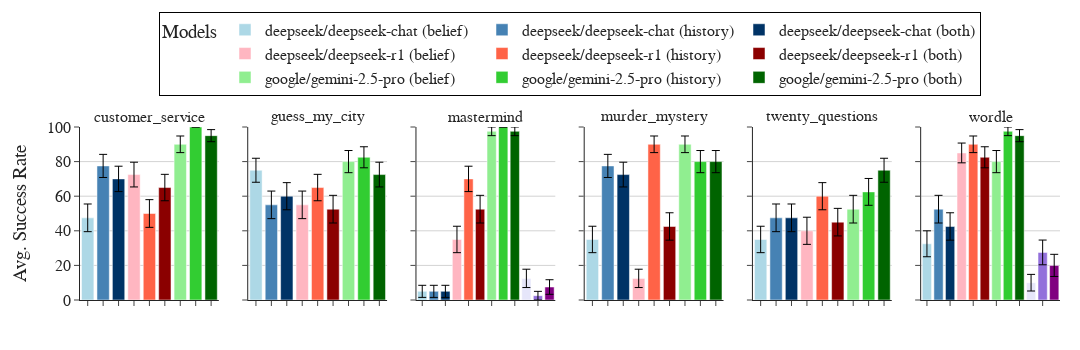

Source (notebook cell):
### Code cell
fig = plot_win_rates(summary_df)
fig.update_layout(
        
        legend=dict(
            title='Models',
            orientation='h',
            yanchor='bottom',
            y=1.18,
            xanchor='center',
            x=0.5,
            bgcolor='rgba(255,255,255,0.9)',
            bordercolor='black',
            borderwidth=1
        ),
        margin=dict(t=100, b=50, l=80, r=20),
        plot_bgcolor='white'
    )
fig.show()

### Figure 1 — Plotly figure (JSON) as saved in the notebook; plotly's stock layout.template omitted (floating-point values rounded to 4 significant figures)
{"data": [{"error_y": {"array": [7.996], "color": "black", "thickness": 1, "type": "data", "visible": true, "width": 4}, "hovertemplate": "Env: customer_service<br>Word Limit: None<br>Model: deepseek/deepseek-chat (belief)<br>Success Rate: {y:.2f}%<br>SEM: 8.00%<br>N: 40", "marker": {"color": "#ADD8E6"}, "name": "deepseek/deepseek-chat (belief)", "showlegend": true, "type": "bar", "width": 0.8, "x": ["deepseek/deepseek-chat (belief)"], "xaxis": "x", "y": [47.5], "yaxis": "y"}, {"error_y": {"array": [6.687], "color": "black", "thickness": 1, "type": "data", "visible": true, "width": 4}, "hovertemplate": "Env: customer_service<br>Word Limit: None<br>Model: deepseek/deepseek-chat (history)<br>Success Rate: {y:.2f}%<br>SEM: 6.69%<br>N: 40", "marker": {"color": "#4682B4"}, "name": "deepseek/deepseek-chat (history)", "showlegend": true, "type": "bar", "width": 0.8, "x": ["deepseek/deepseek-chat (history)"], "xaxis": "x", "y": [77.5], "yaxis": "y"}, {"error_y": {"array": [7.338], "color": "black", "thickness": 1, "type": "data", "visible": true, "width": 4}, "hovertemplate": "Env: customer_service<br>Word Limit: None<br>Model: deepseek/deepseek-chat (both)<br>Success Rate: {y:.2f}%<br>SEM: 7.34%<br>N: 40", "marker": {"color": "#003366"}, "name": "deepseek/deepseek-chat (both)", "showlegend": true, "type": "bar", "width": 0.8, "x": ["deepseek/deepseek-chat (both)"], "xaxis": "x", "y": [70.0], "yaxis": "y"}, {"error_y": {"array": [7.15], "color": "black", "thickness": 1, "type": "data", "visible": true, "width": 4}, "hovertemplate": "Env: customer_service<br>Word Limit: None<br>Model: deepseek/deepseek-r1 (belief)<br>Success Rate: {y:.2f}%<br>SEM: 7.15%<br>N: 40", "marker": {"color": "#FFB6C1"}, "name": "deepseek/deepseek-r1 (belief)", "showlegend": true, "type": "bar", "width": 0.8, "x": ["deepseek/deepseek-r1 (belief)"], "xaxis": "x", "y": [72.5], "yaxis": "y"}, {"error_y": {"array": [8.006], "color": "black", "thickness": 1, "type": "data", "visible": true, "width": 4}, "hovertemplate": "Env: customer_service<br>Word Limit: None<br>Model: deepseek/deepseek-r1 (history)<br>Success Rate: {y:.2f}%<br>SEM: 8.01%<br>N: 40", "marker": {"color": "#FF6347"}, "name": "deepseek/deepseek-r1 (history)", "showlegend": true, "type": "bar", "width": 0.8, "x": ["deepseek/deepseek-r1 (history)"], "xaxis": "x", "y": [50.0], "yaxis": "y"}, {"error_y": {"array": [7.638], "color": "black", "thickness": 1, "type": "data", "visible": true, "width": 4}, "hovertemplate": "Env: customer_service<br>Word Limit: None<br>Model: deepseek/deepseek-r1 (both)<br>Success Rate: {y:.2f}%<br>SEM: 7.64%<br>N: 40", "marker": {"color": "#8B0000"}, "name": "deepseek/deepseek-r1 (both)", "showlegend": true, "type": "bar", "width": 0.8, "x": ["deepseek/deepseek-r1 (both)"], "xaxis": "x", "y": [65.0], "yaxis": "y"}, {"error_y": {"array": [4.804], "color": "black", "thickness": 1, "type": "data", "visible": true, "width": 4}, "hovertemplate": "Env: customer_service<br>Word Limit: None<br>Model: google/gemini-2.5-pro (belief)<br>Success Rate: {y:.2f}%<br>SEM: 4.80%<br>N: 40", "marker": {"color": "#90EE90"}, "name": "google/gemini-2.5-pro (belief)", "showlegend": true, "type": "bar", "width": 0.8, "x": ["google/gemini-2.5-pro (belief)"], "xaxis": "x", "y": [90.0], "yaxis": "y"}, {"error_y": {"array": [0.0], "color": "black", "thickness": 1, "type": "data", "visible": true, "width": 4}, "hovertemplate": "Env: customer_service<br>Word Limit: None<br>Model: google/gemini-2.5-pro (history)<br>Success Rate: {y:.2f}%<br>SEM: 0.00%<br>N: 40", "marker": {"color": "#32CD32"}, "name": "google/gemini-2.5-pro (history)", "showlegend": true, "type": "bar", "width": 0.8, "x": ["google/gemini-2.5-pro (history)"], "xaxis": "x", "y": [100.0], "yaxis": "y"}, {"error_y": {"array": [3.49], "color": "black", "thickness": 1, "type": "data", "visible": true, "width": 4}, "hovertemplate": "Env: customer_service<br>Word Limit: None<br>Model: google/gemini-2.5-pro (both)<br>Success Rate: {y:.2f}%<br>SEM: 3.49%<br>N: 40", "marker": {"color": "#006400"}, "name": "google/gemini-2.5-pro (both)", "showlegend": true, "type": "bar", "width": 0.8, "x": ["google/gemini-2.5-pro (both)"], "xaxis": "x", "y": [95.0], "yaxis": "y"}, {"error_y": {"array": [6.934], "color": "black", "thickness": 1, "type": "data", "visible": true, "width": 4}, "hovertemplate": "Env: guess_my_city<br>Word Limit: None<br>Model: deepseek/deepseek-chat (belief)<br>Success Rate: {y:.2f}%<br>SEM: 6.93%<br>N: 40", "marker": {"color": "#ADD8E6"}, "name": "deepseek/deepseek-chat (belief)", "showlegend": false, "type": "bar", "width": 0.8, "x": ["deepseek/deepseek-chat (belief)"], "xaxis": "x2", "y": [75.0], "yaxis": "y2"}, {"error_y": {"array": [7.966], "color": "black", "thickness": 1, "type": "data", "visible": true, "width": 4}, "hovertemplate": "Env: guess_my_city<br>Word Limit: None<br>Model: deepseek/deepseek-chat (history)<br>Success Rate: {y:.2f}%<br>SEM: 7.97%<br>N: 40", "marker": {"color": "#4682B4"}, "name": "deepseek/deepseek-chat (history)", "showlegend": false, "type": "bar", "width": 0.8, "x": ["deepseek/deepseek-chat (history)"], "xaxis": "x2", "y": [55.0], "yaxis": "y2"}, {"error_y": {"array": [7.845], "color": "black", "thickness": 1, "type": "data", "visible": true, "width": 4}, "hovertemplate": "Env: guess_my_city<br>Word Limit: None<br>Model: deepseek/deepseek-chat (both)<br>Success Rate: {y:.2f}%<br>SEM: 7.84%<br>N: 40", "marker": {"color": "#003366"}, "name": "deepseek/deepseek-chat (both)", "showlegend": false, "type": "bar", "width": 0.8, "x": ["deepseek/deepseek-chat (both)"], "xaxis": "x2", "y": [60.0], "yaxis": "y2"}, {"error_y": {"array": [7.966], "color": "black", "thickness": 1, "type": "data", "visible": true, "width": 4}, "hovertemplate": "Env: guess_my_city<br>Word Limit: None<br>Model: deepseek/deepseek-r1 (belief)<br>Success Rate: {y:.2f}%<br>SEM: 7.97%<br>N: 40", "marker": {"color": "#FFB6C1"}, "name": "deepseek/deepseek-r1 (belief)", "showlegend": false, "type": "bar", "width": 0.8, "x": ["deepseek/deepseek-r1 (belief)"], "xaxis": "x2", "y": [55.0], "yaxis": "y2"}, {"error_y": {"array": [7.638], "color": "black", "thickness": 1, "type": "data", "visible": true, "width": 4}, "hovertemplate": "Env: guess_my_city<br>Word Limit: None<br>Model: deepseek/deepseek-r1 (history)<br>Success Rate: {y:.2f}%<br>SEM: 7.64%<br>N: 40", "marker": {"color": "#FF6347"}, "name": "deepseek/deepseek-r1 (history)", "showlegend": false, "type": "bar", "width": 0.8, "x": ["deepseek/deepseek-r1 (history)"], "xaxis": "x2", "y": [65.0], "yaxis": "y2"}, {"error_y": {"array": [7.996], "color": "black", "thickness": 1, "type": "data", "visible": true, "width": 4}, "hovertemplate": "Env: guess_my_city<br>Word Limit: None<br>Model: deepseek/deepseek-r1 (both)<br>Success Rate: {y:.2f}%<br>SEM: 8.00%<br>N: 40", "marker": {"color": "#8B0000"}, "name": "deepseek/deepseek-r1 (both)", "showlegend": false, "type": "bar", "width": 0.8, "x": ["deepseek/deepseek-r1 (both)"], "xaxis": "x2", "y": [52.5], "yaxis": "y2"}, {"error_y": {"array": [6.405], "color": "black", "thickness": 1, "type": "data", "visible": true, "width": 4}, "hovertemplate": "Env: guess_my_city<br>Word Limit: None<br>Model: google/gemini-2.5-pro (belief)<br>Success Rate: {y:.2f}%<br>SEM: 6.41%<br>N: 40", "marker": {"color": "#90EE90"}, "name": "google/gemini-2.5-pro (belief)", "showlegend": false, "type": "bar", "width": 0.8, "x": ["google/gemini-2.5-pro (belief)"], "xaxis": "x2", "y": [80.0], "yaxis": "y2"}, {"error_y": {"array": [6.084], "color": "black", "thickness": 1, "type": "data", "visible": true, "width": 4}, "hovertemplate": "Env: guess_my_city<br>Word Limit: None<br>Model: google/gemini-2.5-pro (history)<br>Success Rate: {y:.2f}%<br>SEM: 6.08%<br>N: 40", "marker": {"color": "#32CD32"}, "name": "google/gemini-2.5-pro (history)", "showlegend": false, "type": "bar", "width": 0.8, "x": ["google/gemini-2.5-pro (history)"], "xaxis": "x2", "y": [82.5], "yaxis": "y2"}, {"error_y": {"array": [7.15], "color": "black", "thickness": 1, "type": "data", "visible": true, "width": 4}, "hovertemplate": "Env: guess_my_city<br>Word Limit: None<br>Model: google/gemini-2.5-pro (both)<br>Success Rate: {y:.2f}%<br>SEM: 7.15%<br>N: 40", "marker": {"color": "#006400"}, "name": "google/gemini-2.5-pro (both)", "showlegend": false, "type": "bar", "width": 0.8, "x": ["google/gemini-2.5-pro (both)"], "xaxis": "x2", "y": [72.5], "yaxis": "y2"}, {"error_y": {"array": [3.49], "color": "black", "thickness": 1, "type": "data", "visible": true, "width": 4}, "hovertemplate": "Env: mastermind<br>Word Limit: None<br>Model: deepseek/deepseek-chat (belief)<br>Success Rate: {y:.2f}%<br>SEM: 3.49%<br>N: 40", "marker": {"color": "#ADD8E6"}, "name": "deepseek/deepseek-chat (belief)", "showlegend": false, "type": "bar", "width": 0.8, "x": ["deepseek/deepseek-chat (belief)"], "xaxis": "x3", "y": [5.0], "yaxis": "y3"}, {"error_y": {"array": [3.49], "color": "black", "thickness": 1, "type": "data", "visible": true, "width": 4}, "hovertemplate": "Env: mastermind<br>Word Limit: None<br>Model: deepseek/deepseek-chat (history)<br>Success Rate: {y:.2f}%<br>SEM: 3.49%<br>N: 40", "marker": {"color": "#4682B4"}, "name": "deepseek/deepseek-chat (history)", "showlegend": false, "type": "bar", "width": 0.8, "x": ["deepseek/deepseek-chat (history)"], "xaxis": "x3", "y": [5.0], "yaxis": "y3"}, {"error_y": {"array": [3.49], "color": "black", "thickness": 1, "type": "data", "visible": true, "width": 4}, "hovertemplate": "Env: mastermind<br>Word Limit: None<br>Model: deepseek/deepseek-chat (both)<br>Success Rate: {y:.2f}%<br>SEM: 3.49%<br>N: 40", "marker": {"color": "#003366"}, "name": "deepseek/deepseek-chat (both)", "showlegend": false, "type": "bar", "width": 0.8, "x": ["deepseek/deepseek-chat (both)"], "xaxis": "x3", "y": [5.0], "yaxis": "y3"}, {"error_y": {"array": [7.638], "color": "black", "thickness": 1, "type": "data", "visible": true, "width": 4}, "hovertemplate": "Env: mastermind<br>Word Limit: None<br>Model: deepseek/deepseek-r1 (belief)<br>Success Rate: {y:.2f}%<br>SEM: 7.64%<br>N: 40", "marker": {"color": "#FFB6C1"}, "name": "deepseek/deepseek-r1 (belief)", "showlegend": false, "type": "bar", "width": 0.8, "x": ["deepseek/deepseek-r1 (belief)"], "xaxis": "x3", "y": [35.0], "yaxis": "y3"}, {"error_y": {"array": [7.338], "color": "black", "thickness": 1, "type": "data", "visible": true, "width": 4}, "hovertemplate": "Env: mastermind<br>Word Limit: None<br>Model: deepseek/deepseek-r1 (history)<br>Success Rate: {y:.2f}%<br>SEM: 7.34%<br>N: 40", "marker": {"color": "#FF6347"}, "name": "deepseek/deepseek-r1 (history)", "showlegend": false, "type": "bar", "width": 0.8, "x": ["deepseek/deepseek-r1 (history)"], "xaxis": "x3", "y": [70.0], "yaxis": "y3"}, {"error_y": {"array": [7.996], "color": "black", "thickness": 1, "type": "data", "visible": true, "width": 4}, "hovertemplate": "Env: mastermind<br>Word Limit: None<br>Model: deepseek/deepseek-r1 (both)<br>Success Rate: {y:.2f}%<br>SEM: 8.00%<br>N: 40", "marker": {"color": "#8B0000"}, "name": "deepseek/deepseek-r1 (both)", "showlegend": false, "type": "bar", "width": 0.8, "x": ["deepseek/deepseek-r1 (both)"], "xaxis": "x3", "y": [52.5], "yaxis": "y3"}, {"error_y": {"array": [2.5], "color": "black", "thickness": 1, "type": "data", "visible": true, "width": 4}, "hovertemplate": "Env: mastermind<br>Word Limit: None<br>Model: google/gemini-2.5-pro (belief)<br>Success Rate: {y:.2f}%<br>SEM: 2.50%<br>N: 40", "marker": {"color": "#90EE90"}, "name": "google/gemini-2.5-pro (belief)", "showlegend": false, "type": "bar", "width": 0.8, "x": ["google/gemini-2.5-pro (belief)"], "xaxis": "x3", "y": [97.5], "yaxis": "y3"}, {"error_y": {"array": [0.0], "color": "black", "thickness": 1, "type": "data", "visible": true, "width": 4}, "hovertemplate": "Env: mastermind<br>Word Limit: None<br>Model: google/gemini-2.5-pro (history)<br>Success Rate: {y:.2f}%<br>SEM: 0.00%<br>N: 40", "marker": {"color": "#32CD32"}, "name": "google/gemini-2.5-pro (history)", "showlegend": false, "type": "bar", "width": 0.8, "x": ["google/gemini-2.5-pro (history)"], "xaxis": "x3", "y": [100.0], "yaxis": "y3"}, {"error_y": {"array": [2.5], "color": "black", "thickness": 1, "type": "data", "visible": true, "width": 4}, "hovertemplate": "Env: mastermind<br>Word Limit: None<br>Model: google/gemini-2.5-pro (both)<br>Success Rate: {y:.2f}%<br>SEM: 2.50%<br>N: 40", "marker": {"color": "#006400"}, "name": "google/gemini-2.5-pro (both)", "showlegend": false, "type": "bar", "width": 0.8, "x": ["google/gemini-2.5-pro (both)"], "xaxis": "x3", "y": [97.5], "yaxis": "y3"}, {"error_y": {"array": [5.296], "color": "black", "thickness": 1, "type": "data", "visible": true, "width": 4}, "hovertemplate": "Env: mastermind<br>Word Limit: None<br>Model: Qwen/Qwen3-4B (belief)<br>Success Rate: {y:.2f}%<br>SEM: 5.30%<br>N: 40", "marker": {"color": "#E6E6FA"}, "name": "Qwen/Qwen3-4B (belief)", "showlegend": false, "type": "bar", "width": 0.8, "x": ["Qwen/Qwen3-4B (belief)"], "xaxis": "x3", "y": [12.5], "yaxis": "y3"}, {"error_y": {"array": [2.5], "color": "black", "thickness": 1, "type": "data", "visible": true, "width": 4}, "hovertemplate": "Env: mastermind<br>Word Limit: None<br>Model: Qwen/Qwen3-4B (history)<br>Success Rate: {y:.2f}%<br>SEM: 2.50%<br>N: 40", "marker": {"color": "#9370DB"}, "name": "Qwen/Qwen3-4B (history)", "showlegend": false, "type": "bar", "width": 0.8, "x": ["Qwen/Qwen3-4B (history)"], "xaxis": "x3", "y": [2.5], "yaxis": "y3"}, {"error_y": {"array": [4.218], "color": "black", "thickness": 1, "type": "data", "visible": true, "width": 4}, "hovertemplate": "Env: mastermind<br>Word Limit: None<br>Model: Qwen/Qwen3-4B (both)<br>Success Rate: {y:.2f}%<br>SEM: 4.22%<br>N: 40", "marker": {"color": "#800080"}, "name": "Qwen/Qwen3-4B (both)", "showlegend": false, "type": "bar", "width": 0.8, "x": ["Qwen/Qwen3-4B (both)"], "xaxis": "x3", "y": [7.5], "yaxis": "y3"}, {"error_y": {"array": [7.638], "color": "black", "thickness": 1, "type": "data", "visible": true, "width": 4}, "hovertemplate": "Env: murder_mystery<br>Word Limit: None<br>Model: deepseek/deepseek-chat (belief)<br>Success Rate: {y:.2f}%<br>SEM: 7.64%<br>N: 40", "marker": {"color": "#ADD8E6"}, "name": "deepseek/deepseek-chat (belief)", "showlegend": false, "type": "bar", "width": 0.8, "x": ["deepseek/deepseek-chat (belief)"], "xaxis": "x4", "y": [35.0], "yaxis": "y4"}, {"error_y": {"array": [6.687], "color": "black", "thickness": 1, "type": "data", "visible": true, "width": 4}, "hovertemplate": "Env: murder_mystery<br>Word Limit: None<br>Model: deepseek/deepseek-chat (history)<br>Success Rate: {y:.2f}%<br>SEM: 6.69%<br>N: 40", "marker": {"color": "#4682B4"}, "name": "deepseek/deepseek-chat (history)", "showlegend": false, "type": "bar", "width": 0.8, "x": ["deepseek/deepseek-chat (history)"], "xaxis": "x4", "y": [77.5], "yaxis": "y4"}, {"error_y": {"array": [7.15], "color": "black", "thickness": 1, "type": "data", "visible": true, "width": 4}, "hovertemplate": "Env: murder_mystery<br>Word Limit: None<br>Model: deepseek/deepseek-chat (both)<br>Success Rate: {y:.2f}%<br>SEM: 7.15%<br>N: 40", "marker": {"color": "#003366"}, "name": "deepseek/deepseek-chat (both)", "showlegend": false, "type": "bar", "width": 0.8, "x": ["deepseek/deepseek-chat (both)"], "xaxis": "x4", "y": [72.5], "yaxis": "y4"}, {"error_y": {"array": [5.296], "color": "black", "thickness": 1, "type": "data", "visible": true, "width": 4}, "hovertemplate": "Env: murder_mystery<br>Word Limit: None<br>Model: deepseek/deepseek-r1 (belief)<br>Success Rate: {y:.2f}%<br>SEM: 5.30%<br>N: 40", "marker": {"color": "#FFB6C1"}, "name": "deepseek/deepseek-r1 (belief)", "showlegend": false, "type": "bar", "width": 0.8, "x": ["deepseek/deepseek-r1 (belief)"], "xaxis": "x4", "y": [12.5], "yaxis": "y4"}, {"error_y": {"array": [4.804], "color": "black", "thickness": 1, "type": "data", "visible": true, "width": 4}, "hovertemplate": "Env: murder_mystery<br>Word Limit: None<br>Model: deepseek/deepseek-r1 (history)<br>Success Rate: {y:.2f}%<br>SEM: 4.80%<br>N: 40", "marker": {"color": "#FF6347"}, "name": "deepseek/deepseek-r1 (history)", "showlegend": false, "type": "bar", "width": 0.8, "x": ["deepseek/deepseek-r1 (history)"], "xaxis": "x4", "y": [90.0], "yaxis": "y4"}, {"error_y": {"array": [7.916], "color": "black", "thickness": 1, "type": "data", "visible": true, "width": 4}, "hovertemplate": "Env: murder_mystery<br>Word Limit: None<br>Model: deepseek/deepseek-r1 (both)<br>Success Rate: {y:.2f}%<br>SEM: 7.92%<br>N: 40", "marker": {"color": "#8B0000"}, "name": "deepseek/deepseek-r1 (both)", "showlegend": false, "type": "bar", "width": 0.8, "x": ["deepseek/deepseek-r1 (both)"], "xaxis": "x4", "y": [42.5], "yaxis": "y4"}, {"error_y": {"array": [4.804], "color": "black", "thickness": 1, "type": "data", "visible": true, "width": 4}, "hovertemplate": "Env: murder_mystery<br>Word Limit: None<br>Model: google/gemini-2.5-pro (belief)<br>Success Rate: {y:.2f}%<br>SEM: 4.80%<br>N: 40", "marker": {"color": "#90EE90"}, "name": "google/gemini-2.5-pro (belief)", "showlegend": false, "type": "bar", "width": 0.8, "x": ["google/gemini-2.5-pro (belief)"], "xaxis": "x4", "y": [90.0], "yaxis": "y4"}, {"error_y": {"array": [6.405], "color": "black", "thickness": 1, "type": "data", "visible": true, "width": 4}, "hovertemplate": "Env: murder_mystery<br>Word Limit: None<br>Model: google/gemini-2.5-pro (history)<br>Success Rate: {y:.2f}%<br>SEM: 6.41%<br>N: 40", "marker": {"color": "#32CD32"}, "name": "google/gemini-2.5-pro (history)", "showlegend": false, "type": "bar", "width": 0.8, "x": ["google/gemini-2.5-pro (history)"], "xaxis": "x4", "y": [80.0], "yaxis": "y4"}, {"error_y": {"array": [6.405], "color": "black", "thickness": 1, "type": "data", "visible": true, "width": 4}, "hovertemplate": "Env: murder_mystery<br>Word Limit: None<br>Model: google/gemini-2.5-pro (both)<br>Success Rate: {y:.2f}%<br>SEM: 6.41%<br>N: 40", "marker": {"color": "#006400"}, "name": "google/gemini-2.5-pro (both)", "showlegend": false, "type": "bar", "width": 0.8, "x": ["google/gemini-2.5-pro (both)"], "xaxis": "x4", "y": [80.0], "yaxis": "y4"}, {"error_y": {"array": [7.638], "color": "black", "thickness": 1, "type": "data", "visible": true, "width": 4}, "hovertemplate": "Env: twenty_questions<br>Word Limit: None<br>Model: deepseek/deepseek-chat (belief)<br>Success Rate: {y:.2f}%<br>SEM: 7.64%<br>N: 40", "marker": {"color": "#ADD8E6"}, "name": "deepseek/deepseek-chat (belief)", "showlegend": false, "type": "bar", "width": 0.8, "x": ["deepseek/deepseek-chat (belief)"], "xaxis": "x5", "y": [35.0], "yaxis": "y5"}, {"error_y": {"array": [7.996], "color": "black", "thickness": 1, "type": "data", "visible": true, "width": 4}, "hovertemplate": "Env: twenty_questions<br>Word Limit: None<br>Model: deepseek/deepseek-chat (history)<br>Success Rate: {y:.2f}%<br>SEM: 8.00%<br>N: 40", "marker": {"color": "#4682B4"}, "name": "deepseek/deepseek-chat (history)", "showlegend": false, "type": "bar", "width": 0.8, "x": ["deepseek/deepseek-chat (history)"], "xaxis": "x5", "y": [47.5], "yaxis": "y5"}, {"error_y": {"array": [7.996], "color": "black", "thickness": 1, "type": "data", "visible": true, "width": 4}, "hovertemplate": "Env: twenty_questions<br>Word Limit: None<br>Model: deepseek/deepseek-chat (both)<br>Success Rate: {y:.2f}%<br>SEM: 8.00%<br>N: 40", "marker": {"color": "#003366"}, "name": "deepseek/deepseek-chat (both)", "showlegend": false, "type": "bar", "width": 0.8, "x": ["deepseek/deepseek-chat (both)"], "xaxis": "x5", "y": [47.5], "yaxis": "y5"}, {"error_y": {"array": [7.845], "color": "black", "thickness": 1, "type": "data", "visible": true, "width": 4}, "hovertemplate": "Env: twenty_questions<br>Word Limit: None<br>Model: deepseek/deepseek-r1 (belief)<br>Success Rate: {y:.2f}%<br>SEM: 7.84%<br>N: 40", "marker": {"color": "#FFB6C1"}, "name": "deepseek/deepseek-r1 (belief)", "showlegend": false, "type": "bar", "width": 0.8, "x": ["deepseek/deepseek-r1 (belief)"], "xaxis": "x5", "y": [40.0], "yaxis": "y5"}, {"error_y": {"array": [7.845], "color": "black", "thickness": 1, "type": "data", "visible": true, "width": 4}, "hovertemplate": "Env: twenty_questions<br>Word Limit: None<br>Model: deepseek/deepseek-r1 (history)<br>Success Rate: {y:.2f}%<br>SEM: 7.84%<br>N: 40", "marker": {"color": "#FF6347"}, "name": "deepseek/deepseek-r1 (history)", "showlegend": false, "type": "bar", "width": 0.8, "x": ["deepseek/deepseek-r1 (history)"], "xaxis": "x5", "y": [60.0], "yaxis": "y5"}, {"error_y": {"array": [7.966], "color": "black", "thickness": 1, "type": "data", "visible": true, "width": 4}, "hovertemplate": "Env: twenty_questions<br>Word Limit: None<br>Model: deepseek/deepseek-r1 (both)<br>Success Rate: {y:.2f}%<br>SEM: 7.97%<br>N: 40", "marker": {"color": "#8B0000"}, "name": "deepseek/deepseek-r1 (both)", "showlegend": false, "type": "bar", "width": 0.8, "x": ["deepseek/deepseek-r1 (both)"], "xaxis": "x5", "y": [45.0], "yaxis": "y5"}, {"error_y": {"array": [7.996], "color": "black", "thickness": 1, "type": "data", "visible": true, "width": 4}, "hovertemplate": "Env: twenty_questions<br>Word Limit: None<br>Model: google/gemini-2.5-pro (belief)<br>Success Rate: {y:.2f}%<br>SEM: 8.00%<br>N: 40", "marker": {"color": "#90EE90"}, "name": "google/gemini-2.5-pro (belief)", "showlegend": false, "type": "bar", "width": 0.8, "x": ["google/gemini-2.5-pro (belief)"], "xaxis": "x5", "y": [52.5], "yaxis": "y5"}, {"error_y": {"array": [7.752], "color": "black", "thickness": 1, "type": "data", "visible": true, "width": 4}, "hovertemplate": "Env: twenty_questions<br>Word Limit: None<br>Model: google/gemini-2.5-pro (history)<br>Success Rate: {y:.2f}%<br>SEM: 7.75%<br>N: 40", "marker": {"color": "#32CD32"}, "name": "google/gemini-2.5-pro (history)", "showlegend": false, "type": "bar", "width": 0.8, "x": ["google/gemini-2.5-pro (history)"], "xaxis": "x5", "y": [62.5], "yaxis": "y5"}, {"error_y": {"array": [6.934], "color": "black", "thickness": 1, "type": "data", "visible": true, "width": 4}, "hovertemplate": "Env: twenty_questions<br>Word Limit: None<br>Model: google/gemini-2.5-pro (both)<br>Success Rate: {y:.2f}%<br>SEM: 6.93%<br>N: 40", "marker": {"color": "#006400"}, "name": "google/gemini-2.5-pro (both)", "showlegend": false, "type": "bar", "width": 0.8, "x": ["google/gemini-2.5-pro (both)"], "xaxis": "x5", "y": [75.0], "yaxis": "y5"}, {"error_y": {"array": [7.5], "color": "black", "thickness": 1, "type": "data", "visible": true, "width": 4}, "hovertemplate": "Env: wordle<br>Word Limit: None<br>Model: deepseek/deepseek-chat (belief)<br>Success Rate: {y:.2f}%<br>SEM: 7.50%<br>N: 40", "marker": {"color": "#ADD8E6"}, "name": "deepseek/deepseek-chat (belief)", "showlegend": false, "type": "bar", "width": 0.8, "x": ["deepseek/deepseek-chat (belief)"], "xaxis": "x6", "y": [32.5], "yaxis": "y6"}, {"error_y": {"array": [7.996], "color": "black", "thickness": 1, "type": "data", "visible": true, "width": 4}, "hovertemplate": "Env: wordle<br>Word Limit: None<br>Model: deepseek/deepseek-chat (history)<br>Success Rate: {y:.2f}%<br>SEM: 8.00%<br>N: 40", "marker": {"color": "#4682B4"}, "name": "deepseek/deepseek-chat (history)", "showlegend": false, "type": "bar", "width": 0.8, "x": ["deepseek/deepseek-chat (history)"], "xaxis": "x6", "y": [52.5], "yaxis": "y6"}, {"error_y": {"array": [7.916], "color": "black", "thickness": 1, "type": "data", "visible": true, "width": 4}, "hovertemplate": "Env: wordle<br>Word Limit: None<br>Model: deepseek/deepseek-chat (both)<br>Success Rate: {y:.2f}%<br>SEM: 7.92%<br>N: 40", "marker": {"color": "#003366"}, "name": "deepseek/deepseek-chat (both)", "showlegend": false, "type": "bar", "width": 0.8, "x": ["deepseek/deepseek-chat (both)"], "xaxis": "x6", "y": [42.5], "yaxis": "y6"}, {"error_y": {"array": [5.718], "color": "black", "thickness": 1, "type": "data", "visible": true, "width": 4}, "hovertemplate": "Env: wordle<br>Word Limit: None<br>Model: deepseek/deepseek-r1 (belief)<br>Success Rate: {y:.2f}%<br>SEM: 5.72%<br>N: 40", "marker": {"color": "#FFB6C1"}, "name": "deepseek/deepseek-r1 (belief)", "showlegend": false, "type": "bar", "width": 0.8, "x": ["deepseek/deepseek-r1 (belief)"], "xaxis": "x6", "y": [85.0], "yaxis": "y6"}, {"error_y": {"array": [4.804], "color": "black", "thickness": 1, "type": "data", "visible": true, "width": 4}, "hovertemplate": "Env: wordle<br>Word Limit: None<br>Model: deepseek/deepseek-r1 (history)<br>Success Rate: {y:.2f}%<br>SEM: 4.80%<br>N: 40", "marker": {"color": "#FF6347"}, "name": "deepseek/deepseek-r1 (history)", "showlegend": false, "type": "bar", "width": 0.8, "x": ["deepseek/deepseek-r1 (history)"], "xaxis": "x6", "y": [90.0], "yaxis": "y6"}, {"error_y": {"array": [6.084], "color": "black", "thickness": 1, "type": "data", "visible": true, "width": 4}, "hovertemplate": "Env: wordle<br>Word Limit: None<br>Model: deepseek/deepseek-r1 (both)<br>Success Rate: {y:.2f}%<br>SEM: 6.08%<br>N: 40", "marker": {"color": "#8B0000"}, "name": "deepseek/deepseek-r1 (both)", "showlegend": false, "type": "bar", "width": 0.8, "x": ["deepseek/deepseek-r1 (both)"], "xaxis": "x6", "y": [82.5], "yaxis": "y6"}, {"error_y": {"array": [6.405], "color": "black", "thickness": 1, "type": "data", "visible": true, "width": 4}, "hovertemplate": "Env: wordle<br>Word Limit: None<br>Model: google/gemini-2.5-pro (belief)<br>Success Rate: {y:.2f}%<br>SEM: 6.41%<br>N: 40", "marker": {"color": "#90EE90"}, "name": "google/gemini-2.5-pro (belief)", "showlegend": false, "type": "bar", "width": 0.8, "x": ["google/gemini-2.5-pro (belief)"], "xaxis": "x6", "y": [80.0], "yaxis": "y6"}, {"error_y": {"array": [2.5], "color": "black", "thickness": 1, "type": "data", "visible": true, "width": 4}, "hovertemplate": "Env: wordle<br>Word Limit: None<br>Model: google/gemini-2.5-pro (history)<br>Success Rate: {y:.2f}%<br>SEM: 2.50%<br>N: 40", "marker": {"color": "#32CD32"}, "name": "google/gemini-2.5-pro (history)", "showlegend": false, "type": "bar", "width": 0.8, "x": ["google/gemini-2.5-pro (history)"], "xaxis": "x6", "y": [97.5], "yaxis": "y6"}, {"error_y": {"array": [3.49], "color": "black", "thickness": 1, "type": "data", "visible": true, "width": 4}, "hovertemplate": "Env: wordle<br>Word Limit: None<br>Model: google/gemini-2.5-pro (both)<br>Success Rate: {y:.2f}%<br>SEM: 3.49%<br>N: 40", "marker": {"color": "#006400"}, "name": "google/gemini-2.5-pro (both)", "showlegend": false, "type": "bar", "width": 0.8, "x": ["google/gemini-2.5-pro (both)"], "xaxis": "x6", "y": [95.0], "yaxis": "y6"}, {"error_y": {"array": [4.804], "color": "black", "thickness": 1, "type": "data", "visible": true, "width": 4}, "hovertemplate": "Env: wordle<br>Word Limit: None<br>Model: Qwen/Qwen3-4B (belief)<br>Success Rate: {y:.2f}%<br>SEM: 4.80%<br>N: 40", "marker": {"color": "#E6E6FA"}, "name": "Qwen/Qwen3-4B (belief)", "showlegend": false, "type": "bar", "width": 0.8, "x": ["Qwen/Qwen3-4B (belief)"], "xaxis": "x6", "y": [10.0], "yaxis": "y6"}, {"error_y": {"array": [7.15], "color": "black", "thickness": 1, "type": "data", "visible": true, "width": 4}, "hovertemplate": "Env: wordle<br>Word Limit: None<br>Model: Qwen/Qwen3-4B (history)<br>Success Rate: {y:.2f}%<br>SEM: 7.15%<br>N: 40", "marker": {"color": "#9370DB"}, "name": "Qwen/Qwen3-4B (history)", "showlegend": false, "type": "bar", "width": 0.8, "x": ["Qwen/Qwen3-4B (history)"], "xaxis": "x6", "y": [27.5], "yaxis": "y6"}, {"error_y": {"array": [6.405], "color": "black", "thickness": 1, "type": "data", "visible": true, "width": 4}, "hovertemplate": "Env: wordle<br>Word Limit: None<br>Model: Qwen/Qwen3-4B (both)<br>Success Rate: {y:.2f}%<br>SEM: 6.41%<br>N: 40", "marker": {"color": "#800080"}, "name": "Qwen/Qwen3-4B (both)", "showlegend": false, "type": "bar", "width": 0.8, "x": ["Qwen/Qwen3-4B (both)"], "xaxis": "x6", "y": [20.0], "yaxis": "y6"}], "layout": {"annotations": [{"font": {"size": 16}, "showarrow": false, "text": "customer_service", "x": 0.07083, "xanchor": "center", "xref": "paper", "y": 1, "yanchor": "bottom", "yref": "paper"}, {"font": {"size": 16}, "showarrow": false, "text": "guess_my_city", "x": 0.2425, "xanchor": "center", "xref": "paper", "y": 1, "yanchor": "bottom", "yref": "paper"}, {"font": {"size": 16}, "showarrow": false, "text": "mastermind", "x": 0.4142, "xanchor": "center", "xref": "paper", "y": 1, "yanchor": "bottom", "yref": "paper"}, {"font": {"size": 16}, "showarrow": false, "text": "murder_mystery", "x": 0.5858, "xanchor": "center", "xref": "paper", "y": 1, "yanchor": "bottom", "yref": "paper"}, {"font": {"size": 16}, "showarrow": false, "text": "twenty_questions", "x": 0.7575, "xanchor": "center", "xref": "paper", "y": 1, "yanchor": "bottom", "yref": "paper"}, {"font": {"size": 16}, "showarrow": false, "text": "wordle", "x": 0.9292, "xanchor": "center", "xref": "paper", "y": 1, "yanchor": "bottom", "yref": "paper"}], "barmode": "group", "font": {"family": "Computer Modern, serif", "size": 16}, "height": 350, "legend": {"bgcolor": "rgba(255,255,255,0.9)", "bordercolor": "black", "borderwidth": 1, "orientation": "h", "title": {"text": "Models"}, "x": 0.5, "xanchor": "center", "y": 1.18, "yanchor": "bottom"}, "margin": {"b": 50, "l": 80, "r": 20, "t": 100}, "plot_bgcolor": "white", "showlegend": true, "width": 1080, "xaxis": {"anchor": "y", "domain": [0, 0.1417], "showticklabels": false}, "xaxis2": {"anchor": "y2", "domain": [0.1717, 0.3133], "showticklabels": false}, "xaxis3": {"anchor": "y3", "domain": [0.3433, 0.485], "showticklabels": false}, "xaxis4": {"anchor": "y4", "domain": [0.515, 0.6567], "showticklabels": false}, "xaxis5": {"anchor": "y5", "domain": [0.6867, 0.8283], "showticklabels": false}, "xaxis6": {"anchor": "y6", "domain": [0.8583, 1], "showticklabels": false}, "yaxis": {"anchor": "x", "domain": [0, 1], "gridcolor": "lightgray", "range": [0, 100], "showgrid": true, "title": {"text": "Avg. Success Rate"}}, "yaxis2": {"anchor": "x2", "domain": [0, 1], "gridcolor": "lightgray", "matches": "y", "range": [0, 100], "showgrid": true, "showticklabels": false}, "yaxis3": {"anchor": "x3", "domain": [0, 1], "gridcolor": "lightgray", "matches": "y", "range": [0, 100], "showgrid": true, "showticklabels": false}, "yaxis4": {"anchor": "x4", "domain": [0, 1], "gridcolor": "lightgray", "matches": "y", "range": [0, 100], "showgrid": true, "showticklabels": false}, "yaxis5": {"anchor": "x5", "domain": [0, 1], "gridcolor": "lightgray", "matches": "y", "range": [0, 100], "showgrid": true, "showticklabels": false}, "yaxis6": {"anchor": "x6", "domain": [0, 1], "gridcolor": "lightgray", "matches": "y", "range": [0, 100], "showgrid": true, "showticklabels": false}}}
